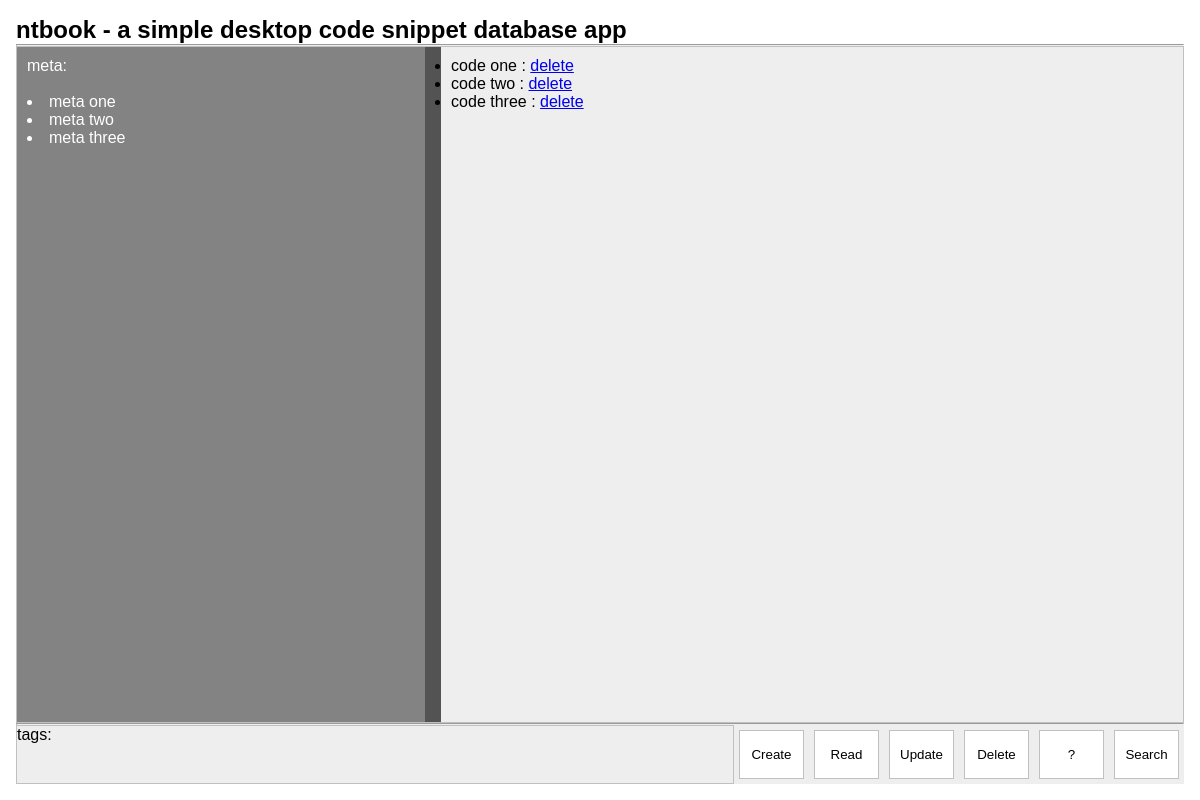
Before: / with the older database file.
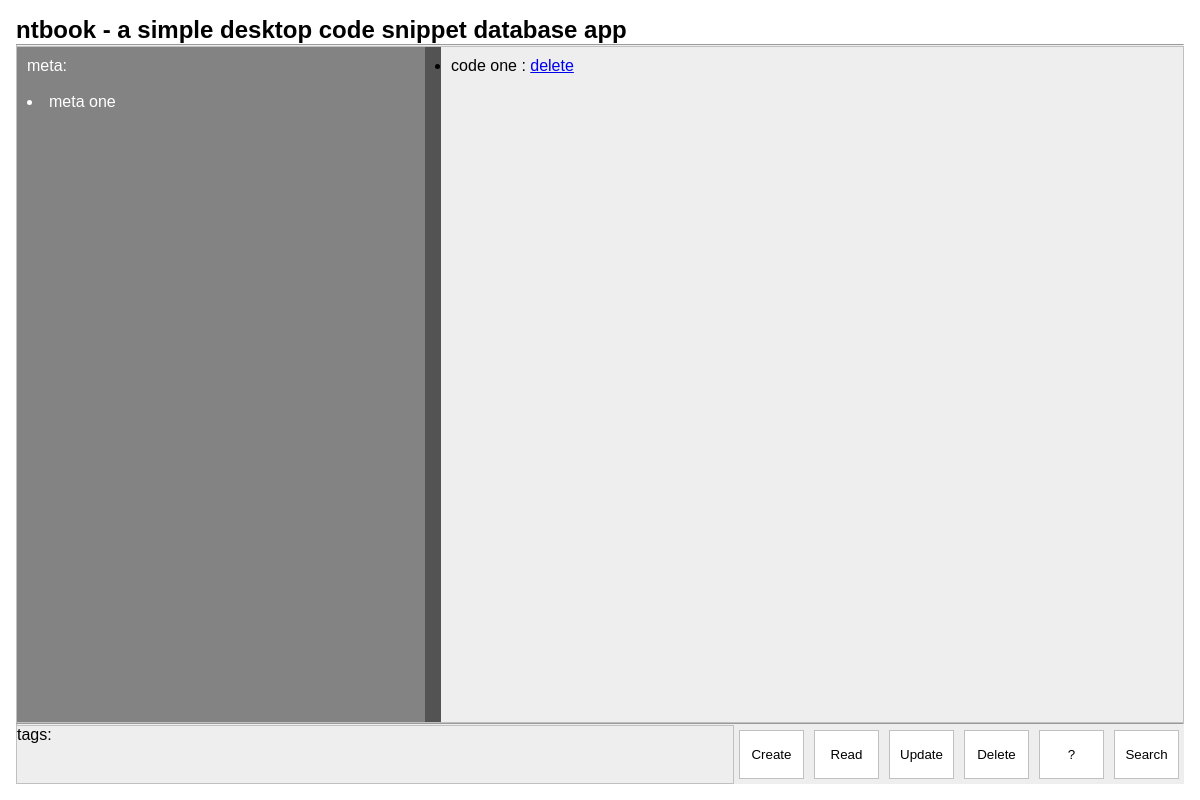
After: the same page with the newer database file.
### ntbs/models.py (models this page shows, shortened)
class Ntbook(models.Model):
    name = models.CharField(max_length=2048)
    meta = models.CharField(max_length=2048)

### ntbs/views.py (the view)
# urls.py: url(r'^$', views.NtbookList.as_view(), name='ntbook_list'),
class NtbookList(ListView):
    model = Ntbook

### ntbs/templates/ntbs/ntbook_list.html (shortened to what this page needs)
{% extends 'layout.html' %}
{% block content %}
<ul>
    {% for ntb in object_list %}
    <li>{{ ntb.name }}  :
    <a href="{% url "ntbook_delete" ntb.id %}">delete</a>
    </li>
    {% endfor %}
</ul>
{% endblock content%}
{% block meta %}
{% for ntb in object_list %}
<li>{{ ntb.meta }}
</li>
{% endfor %}
{% endblock meta%}

### templates/layout.html (shortened to what this page needs)
{% load static from staticfiles %}
<head>
    <link rel = "stylesheet" type = "text/css" href = "{% static 'css/ntb.css' %}" />
</head>
    <body style="">
        <div class="page-container">
            <h2 class="fullsize">
               ntbook - a simple desktop code snippet database app
            </h2>
            <hr />
            <div class="panel-container">
                <div class="panel-left" >
                  meta:<p><br>
                    {% block meta %}{% endblock%}
                </div>
                <div class="splitter">
                </div>
                <div class="panel-right">
                  {% block content %}{% endblock content%}
                </div>
            </div>     {% comment %}{% endcomment %}
            <hr />
            <div class="panel-bottom">
              <div class="tags">tags:  </div>
              <div class="nav">
                  <button type="button" class="button">Create</button>
                  <button type="button" class="button">Read</button>
                  <button type="button" class="button">Update</button>
                  <button type="button" class="button">Delete</button>
                  <button type="button" class="button">?</button>
                  <button type="button" class="button">Search</button>
              </div>
            </div>
        </div>  {% comment %}{% endcomment %}
    </body>
    </html>

### assets/css/ntb.css (style rules this page uses)
*, *:before, *:after { -moz-box-sizing: border-box; -webkit-box-sizing: border-box; box-sizing: border-box; margin: 0; padding: 0; }
html, body { height: 100vh; font-family: 'Trebuchet MS', 'Lucida Sans Unicode', 'Lucida Grande', 'Lucida Sans', Arial, sans-serif; padding: 0; margin: 0; overflow: auto; }
.page-container { height: 92%; margin: 1rem; }
.panel-container { display: flex; flex-direction: row; border: 1px solid silver; overflow: hidden; height: 92%; xtouch-action: none; }
.panel-left { flex: 0 0 auto; padding: 10px; height: 100%; width: 35%; min-width: 10%; max-width: 75%; white-space: wrap; background: #838383; color: white; }
.splitter { flex: 0 0 auto; width: 1rem; background: url(https://raw.githubusercontent.com/RickStrahl/jquery-resizable/master/assets/vsizegrip.png) center center no-repeat #535353; height: 100%; cursor: col-resize; }
.panel-right { flex: 1 1 auto; padding: 10px; height: 100%; min-width: 10%; max-width: 90%; background: #eee; }
.panel-bottom { display: flex; flex-direction: row; width: 100%; justify-content: flex-end; height: 8%; background: #eee; }
.tags { height: 100%; flex: 3 1 auto; background: #eee; border: 1px solid silver; }
.nav { display: flex; flex-direction: row; justify-content: space-between; height: 100%; background: inherit; }
.button { background: #fff; border: 1px solid silver; width: 65px; margin: 5px; }

Changed rows visible on the page:
removed Ntbook: meta "meta two", name "code two"
removed Ntbook: meta "meta three", name "code three"
